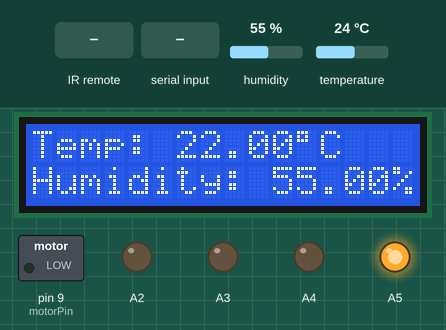
A sketch run on a simulated Arduino Uno, built with avr-gcc and run on an emulated ATmega328P. Parts: 16×2 character LCD, switched loads named in the sketch (green lamp = pin HIGH), output pins drawn as LEDs (lit = HIGH). The inputs (shaded band) are chosen by the test bench; at power-on: humidity 55 %, temperature 24 °C. What the sketch prints to the serial monitor is not drawn.

Above: at 1.2 s.
1.3 s: infrared code 0xF30CFF00 received
At 2.5 s:
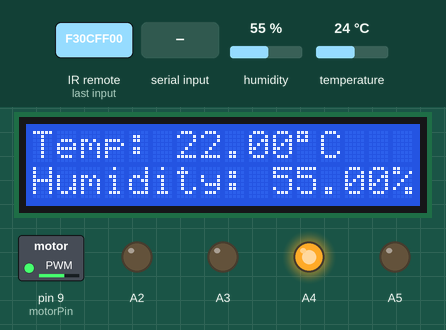
2.8 s: "3" received over Serial
At 3.8 s:
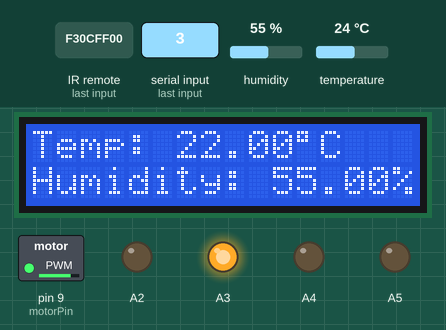
4.3 s: infrared code 0xA15EFF00 received
At 5.1 s:
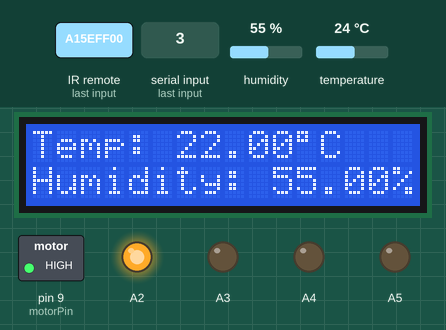
5.8 s: "5" received over Serial
At 6.1 s:
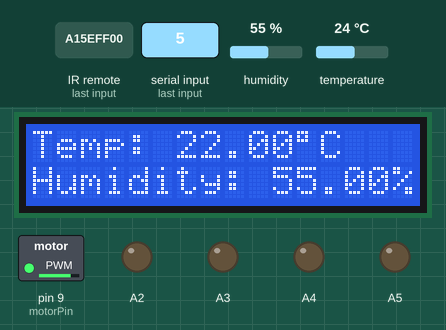
7.3 s: humidity set to 22 %
At 8.5 s:
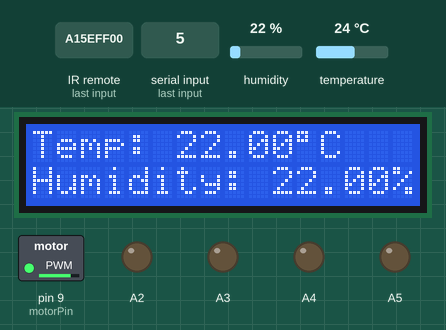
8.8 s: temperature set to 12 °C
At 9.8 s:
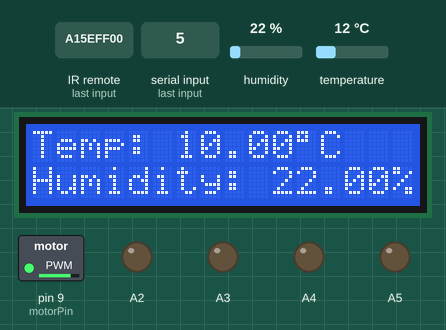
Timing chart, 0 to 11.3 s (numbered marks = the images above; inputs shaded):
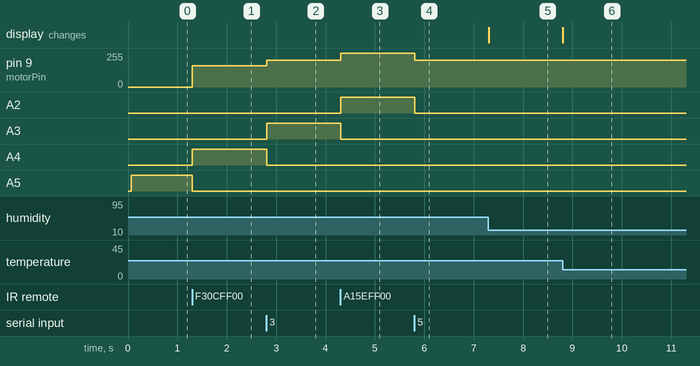

Measured:
- after the input at 1.3 s, pin 9 (motorPin): 0/255 → 160/255 at once; A4: LOW → HIGH at once; A5: HIGH → LOW at once
- after the input at 2.8 s, pin 9 (motorPin): 160/255 → 200/255 at once; A3: LOW → HIGH at once; A4: HIGH → LOW at once
- after the input at 4.3 s, pin 9 (motorPin): 200/255 → 255/255 at once; A2: LOW → HIGH at once; A3: HIGH → LOW at once
- after the input at 5.8 s, pin 9 (motorPin): 255/255 → 200/255 at once; A2: HIGH → LOW at once
- after the input at 7.3 s, the display: changes at once (image 5)
- after the input at 8.8 s, the display: changes at once (image 6)

The sketch:

JamHacks_Project.ino
```cpp
#include <LiquidCrystal.h>
#include <IRremote.h>
#include <dht.h>

dht DHT;
IRrecv IR(7);
int motorPin = 9;

#define DHT11_PIN A0

const int rs = 12, en = 11, d4 = 5, d5 = 4, d6 = 3, d7 = 2;
LiquidCrystal lcd(rs, en, d4, d5, d6, d7);

void setup() {
  lcd.begin(16, 2);
  IR.enableIRIn();
  pinMode(motorPin, OUTPUT);
  Serial.begin(9600);
  analogWrite(motorPin, 0);
  pinMode(A2, OUTPUT);
  pinMode(A2, OUTPUT);
  pinMode(A3, OUTPUT);
  pinMode(A4, OUTPUT);
  pinMode(A5, OUTPUT);
  digitalWrite(A5, HIGH);
}

void loop() {

  if (Serial.available() > 0) {
    String receivedString = "";

    while(Serial.available() > 0) {

      receivedString += char(Serial.read());

    }

    if (receivedString == "1") {
      redLed();
      Serial.println("");
    }
    else if (receivedString == "2") {
      yellowLed();
      Serial.println("Test 2");
    }
    else if (receivedString == "3") {
      greenLed();
      Serial.println("");
    }
    else if (receivedString == "4") {
      blueLed();
      Serial.println("");
    }
    else if (receivedString == "5") {
      whiteLed();
      Serial.println("");
    }
    else {
      Serial.println("404 Error");
    }
  }

  lcd.setCursor(13,0);
  lcd.println("   ");

  DHT.read11(DHT11_PIN);
  lcd.setCursor(0,0);
  lcd.print("Temp: ");
  lcd.print(DHT.temperature - 2);
  lcd.print((char)223);
  lcd.print("C");
  lcd.setCursor(0,1);
  lcd.print("Humidity: ");
  lcd.print(DHT.humidity);
  lcd.print("%");

  if (IR.decode()) {
    lcd.setCursor(0,0);
    Serial.print("Hex Value: ");
    Serial.print(IR.decodedIRData.decodedRawData, HEX);
    Serial.print(" - ");

    bool null = true;

    if (IR.decodedIRData.decodedRawData == 0xE916FF00) {
      redLed();
    }
    else if (IR.decodedIRData.decodedRawData == 0xF30CFF00) {
      yellowLed();
    }
    else if (IR.decodedIRData.decodedRawData == 0xE718FF00) {
      greenLed();
    }
    else if (IR.decodedIRData.decodedRawData == 0xA15EFF00) {
      blueLed();
    }
    else if (IR.decodedIRData.decodedRawData == 0xF708FF00) {
      whiteLed();
    }
    else {
      Serial.print("Button: Null - Fan Speed: Null");
    }

    Serial.println();

    delay(1500);
    IR.resume();
  }
}

void redLed() {
  analogWrite(motorPin, 0);
  digitalWrite(A1, LOW);
  digitalWrite(A2, LOW);
  digitalWrite(A3, LOW);
  digitalWrite(A4, LOW);
  digitalWrite(A5, HIGH);
  Serial.print("Button: 0 - Fan Speed: 0%");
}

void yellowLed() {
  analogWrite(motorPin, 160);
  digitalWrite(A1, LOW);
  digitalWrite(A2, LOW);
  digitalWrite(A3, LOW);
  digitalWrite(A4, HIGH);
  digitalWrite(A5, LOW);
  Serial.print("Button: 1 - Fan Speed: 50%");
}

void greenLed() {
  analogWrite(motorPin, 200);
  digitalWrite(A1, LOW);
  digitalWrite(A2, LOW);
  digitalWrite(A3, HIGH);
  digitalWrite(A4, LOW);
  digitalWrite(A5, LOW);
  Serial.print("Button: 2 - Fan Speed: 75%");
}

void blueLed() {
  analogWrite(motorPin, 255);
  digitalWrite(A1, LOW);
  digitalWrite(A2, HIGH);
  digitalWrite(A3, LOW);
  digitalWrite(A4, LOW);
  digitalWrite(A5, LOW);
  Serial.print("Button: 3 - Fan Speed: 100%");
}

void whiteLed() {
  if (DHT.temperature - 2 <= 18) {
    analogWrite(motorPin, 0);
  }
  else if (18 < DHT.temperature - 2 <= 20) {
    analogWrite(motorPin, 160);
  }
  if (20 < DHT.temperature - 2 <= 22) {
    analogWrite(motorPin, 200);
  }
  else {
    analogWrite(motorPin, 255);
  }
  digitalWrite(A1, HIGH);
  digitalWrite(A2, LOW);
  digitalWrite(A3, LOW);
  digitalWrite(A4, LOW);
  digitalWrite(A5, LOW);
  Serial.print("Button: 4 - Fan Speed: Temp");
}
```
